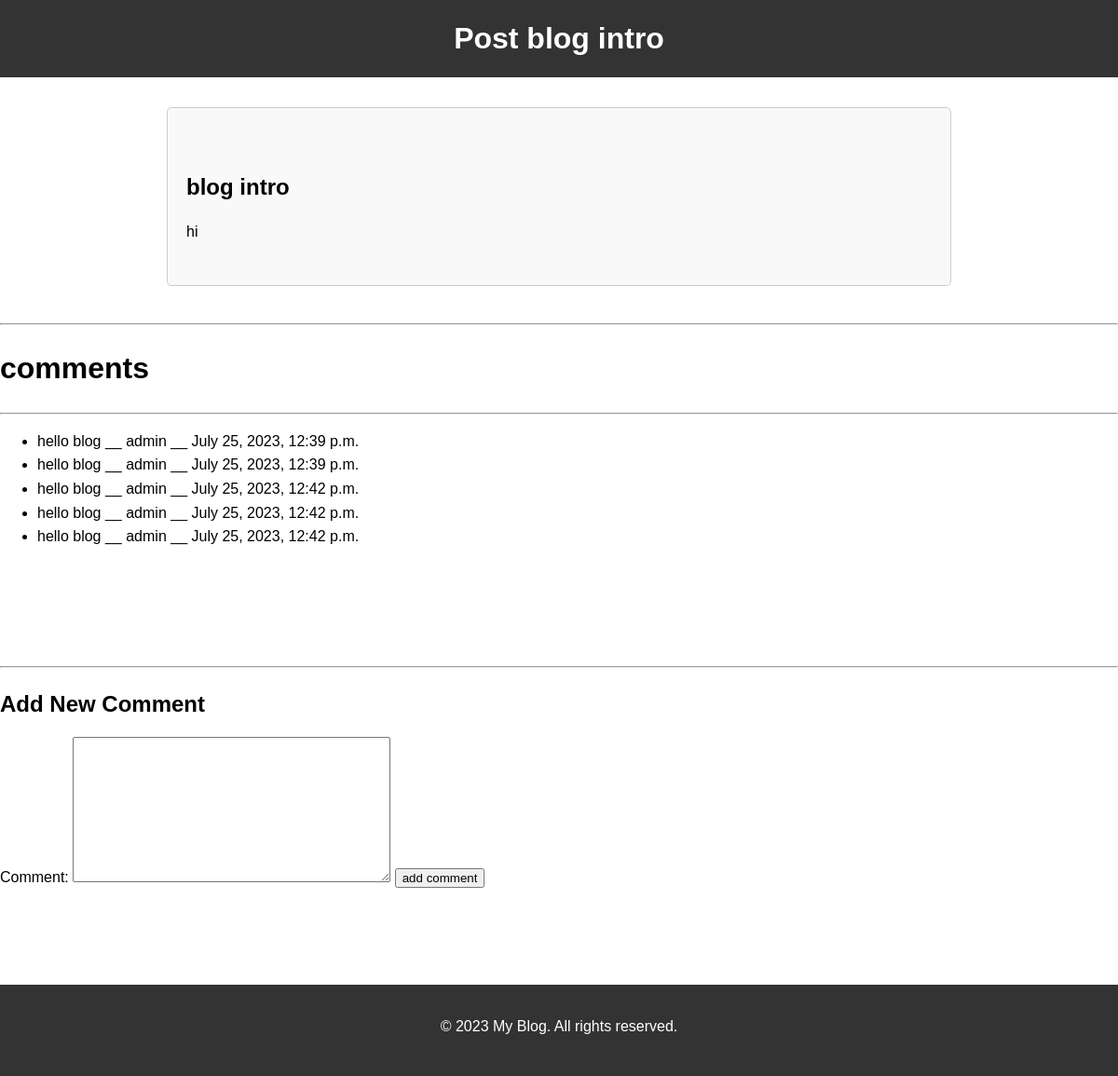
/7, run on the app's committed database.
### blog/models.py (models this page shows, shortened)
class Post(models.Model):
    title = models.CharField(max_length=200)
    image = models.ImageField(upload_to='img/')
    content = models.TextField()
    created_at = models.DateTimeField(auto_now_add=True)
    draft =  models.BooleanField(default=True)
    def __str__(self):
        return self.title

class Comment(models.Model):
    author = models.ForeignKey(User, on_delete=models.CASCADE, related_name='comment_author')
    comment = models.TextField(max_length=500)
    post = models.ForeignKey(Post, on_delete=models.CASCADE, related_name='comment_post')
    create_at = models.DateTimeField(default= timezone.now())

### blog/views.py (the view)
# urls.py: path('<int:pk>', PostDetail),
def PostDetail(request,pk):
    data = Post.objects.get(id=pk)
    post_comments = Comment.objects.filter(post=data)
    if request.method == "POST":
        form = CommentForm(request.POST)
        if form.is_valid():
            myform = form.save(commit=False)
            myform.author = request.user
            myform.post = data
            myform.save()
            form = CommentForm()
    else:
        form = CommentForm()
    return render(request, 'blog/post_detail.html', {'data':data, 'form':form ,'post_comments':post_comments})

### blog/forms.py
class CommentForm(forms.ModelForm):
    class Meta:
        model = Comment
        fields = ['comment']

### blog/templates/blog/post_detail.html (shortened to what this page needs)
<!DOCTYPE html>
<html>
<head>
</head>
<body>
    <header>
        <h1>Post {{data}} </h1>
    </header>
    <main>
        <article>
            <h2>{{ data.title }}</h2>
            <p>{{ data.content }}</p>
        </article>
    </main>
<hr>
<h1>comments</h1>
<hr>
<ul>
   {% for comment in post_comments %}
        <li>{{comment.comment}} __ {{comment.author}} __ {{comment.create_at}}</li>
   {% endfor %}
</ul>
<br>
<br>
<br>
<br>
<hr>
<h2>Add New Comment</h2>
<form method="post">
    {{ form }}
    <input type="submit" value="add comment">
</form>
<br>
<br>
<br>
<br>
    <footer>
        <p>&copy; 2023 My Blog. All rights reserved.</p>
    </footer>
</body>
</html>

### blog/templates/blog/post_detail.html (style rules this page uses)
body { font-family: Arial, sans-serif; line-height: 1.6; margin: 0; padding: 0; }
header { background-color: #333; color: #fff; text-align: center; padding: 1rem 0; }
header h1 { margin: 0; }
main { padding: 2rem; }
article { max-width: 800px; margin: 0 auto; padding: 20px; border: 1px solid #ccc; border-radius: 5px; background-color: #f9f9f9; }
h2 { margin-bottom: 1rem; }
p { margin-bottom: 1.5rem; }
footer { background-color: #333; color: #fff; text-align: center; padding: 1rem 0; }

### data on the page
Post: title "blog intro", content "hi"
Comment: comment "hello blog", author "admin", create_at "July 25, 2023, 12:39 p.m."
Comment: comment "hello blog", author "admin", create_at "July 25, 2023, 12:39 p.m."
Comment: comment "hello blog", author "admin", create_at "July 25, 2023, 12:42 p.m."
Comment: comment "hello blog", author "admin", create_at "July 25, 2023, 12:42 p.m."
Comment: comment "hello blog", author "admin", create_at "July 25, 2023, 12:42 p.m."
